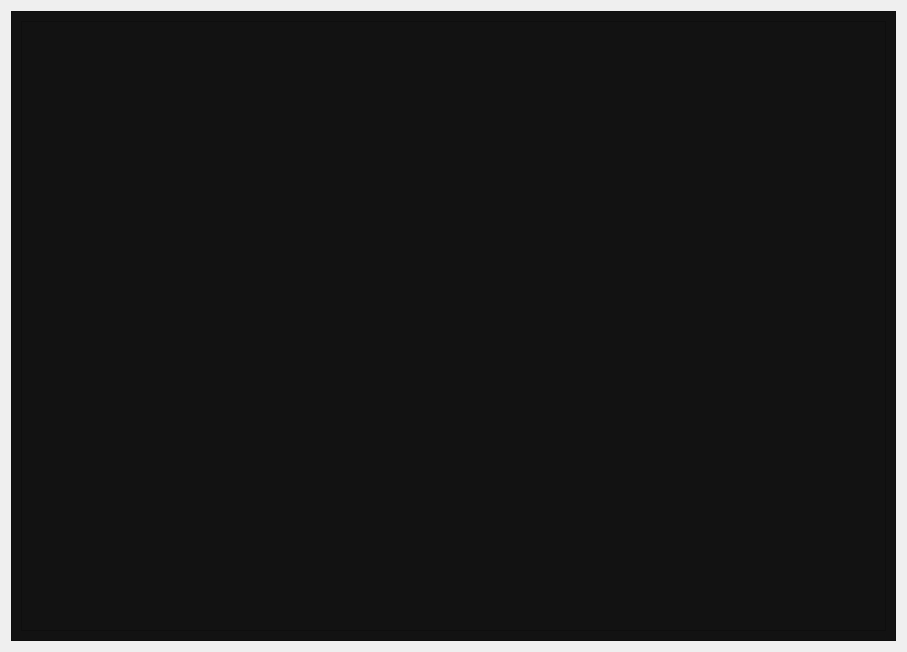
<?xml version="1.0" encoding="UTF-8"?>
<ui version="4.0">
 <class>quizzes</class>
 <widget class="QWidget" name="quizzes">
  <property name="geometry">
   <rect>
    <x>0</x>
    <y>0</y>
    <width>907</width>
    <height>652</height>
   </rect>
  </property>
  <property name="windowTitle">
   <string>Form</string>
  </property>
  <layout class="QGridLayout" name="gridLayout">
   <item row="0" column="0">
    <widget class="QFrame" name="frame">
     <property name="styleSheet">
      <string notr="true">background: #121212;</string>
     </property>
     <property name="frameShape">
      <enum>QFrame::StyledPanel</enum>
     </property>
     <property name="frameShadow">
      <enum>QFrame::Raised</enum>
     </property>
     <layout class="QGridLayout" name="gridLayout_2">
      <item row="0" column="0">
       <widget class="QScrollArea" name="scrollArea">
        <property name="widgetResizable">
         <bool>true</bool>
        </property>
        <widget class="QWidget" name="scrollAreaWidgetContents">
         <property name="geometry">
          <rect>
           <x>0</x>
           <y>0</y>
           <width>867</width>
           <height>612</height>
          </rect>
         </property>
         <layout class="QGridLayout" name="gridLayout_3">
          <item row="1" column="0">
           <spacer name="verticalSpacer">
            <property name="orientation">
             <enum>Qt::Vertical</enum>
            </property>
            <property name="sizeHint" stdset="0">
             <size>
              <width>20</width>
              <height>527</height>
             </size>
            </property>
           </spacer>
          </item>
          <item row="0" column="0">
           <layout class="QVBoxLayout" name="quizze_widgets"/>
          </item>
         </layout>
        </widget>
       </widget>
      </item>
     </layout>
    </widget>
   </item>
  </layout>
 </widget>
 <resources/>
 <connections/>
</ui>
